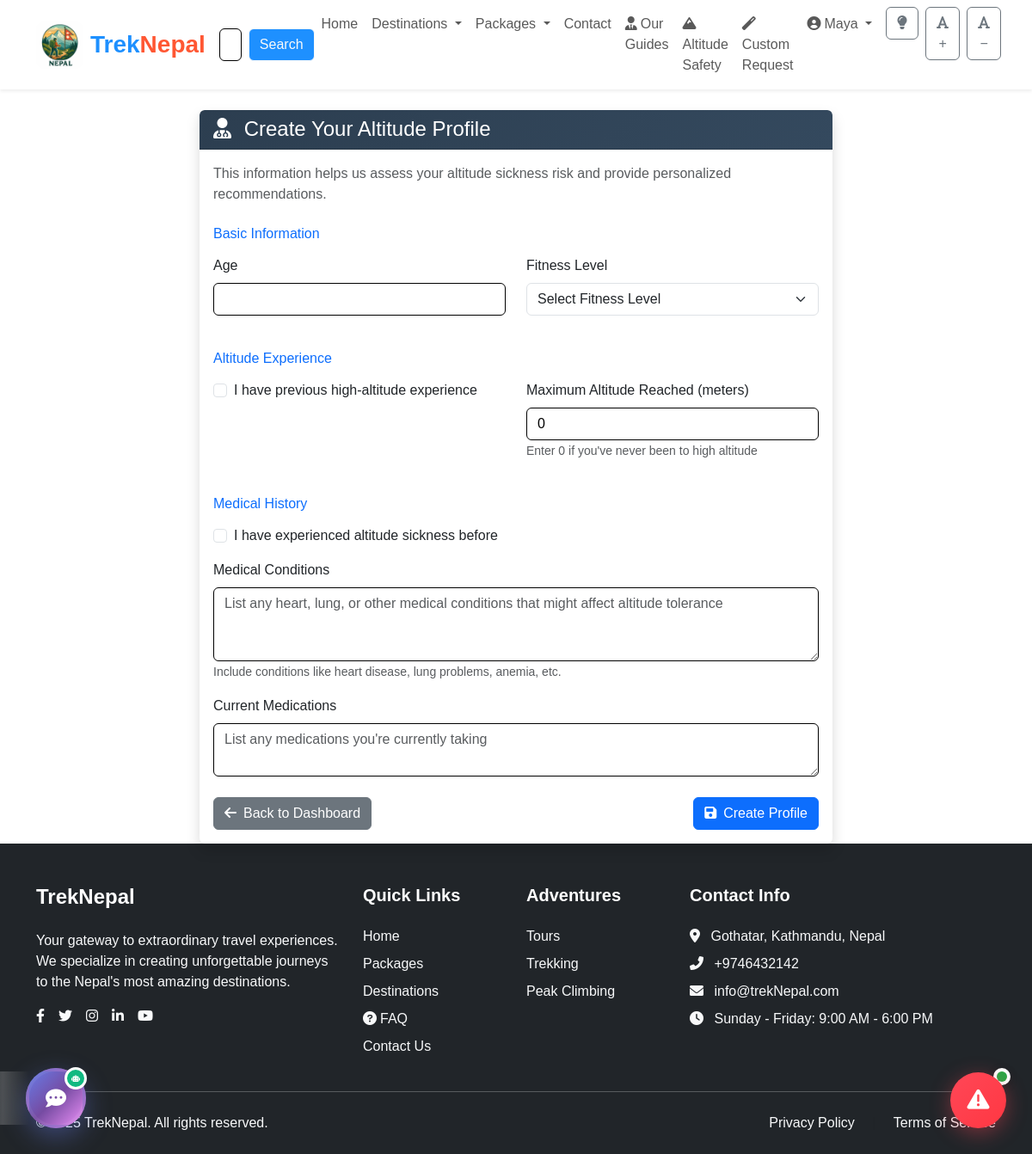
Before: /altitude/profile/create/ (signed in) with the older database file.
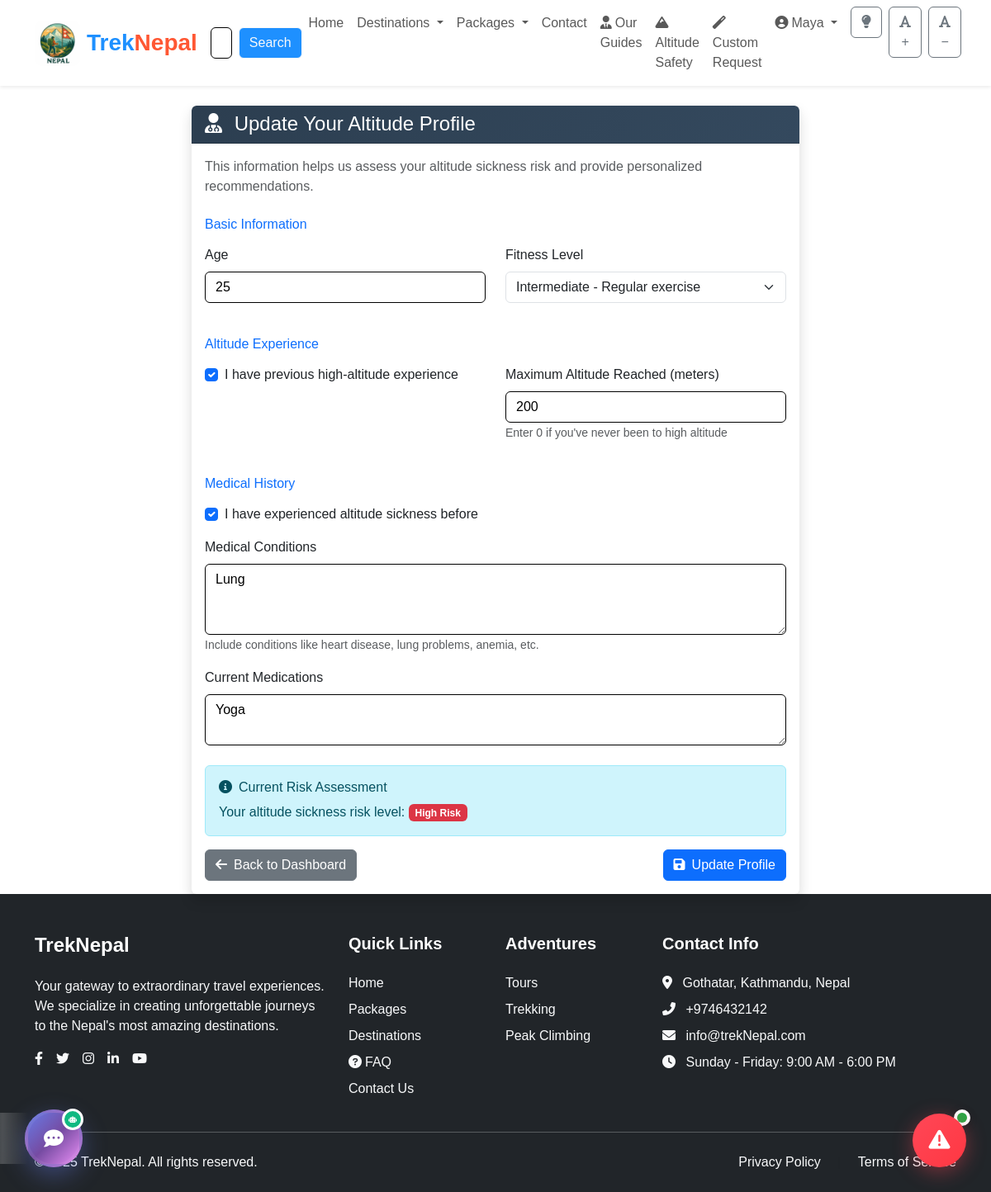
After: the same page with the newer database file.
### app/models.py (models this page shows, shortened)
class AltitudeProfile(models.Model):
    user = models.OneToOneField(User, on_delete=models.CASCADE)
    age = models.IntegerField()
    fitness_level = models.CharField(max_length=20, choices=[
        ('beginner', 'Beginner'),
        ('intermediate', 'Intermediate'),
        ('advanced', 'Advanced'),
        ('expert', 'Expert')
    ], default='intermediate')
    previous_altitude_experience = models.BooleanField(default=False)
    max_altitude_reached = models.IntegerField(default=0, help_text="Maximum altitude reached in meters")
    has_altitude_sickness_history = models.BooleanField(default=False)
    medical_conditions = models.TextField(blank=True, help_text="Heart, lung, or other relevant conditions")
    medications = models.TextField(blank=True)
    created_at = models.DateTimeField(auto_now_add=True)
    updated_at = models.DateTimeField(auto_now=True)
    def get_risk_level(self):
        risk_score = 0
        if self.age > 50:
            risk_score += 2
        elif self.age > 40:
            risk_score += 1
        if not self.previous_altitude_experience:
            risk_score += 2
        elif self.max_altitude_reached < 3000:
            risk_score += 1
        if self.has_altitude_sickness_history:
            risk_score += 3
        if self.fitness_level == 'beginner':
            risk_score += 2
        elif self.fitness_level == 'intermediate':
            risk_score += 1
        if risk_score >= 5:
            return 'high'
        elif risk_score >= 3:
            return 'medium'
        else:
            return 'low'

### app/altitude_views.py (the view, shortened to what this page needs)
# urls.py: path('profile/create/', altitude_views.create_altitude_profile, name='create_altitude_profile'),
@login_required
def create_altitude_profile(request):
    try:
        profile = AltitudeProfile.objects.get(user=request.user)
    except AltitudeProfile.DoesNotExist:
        profile = None
    context = {
        'profile': profile
    }
    return render(request, 'altitude/create_profile.html', context)

### app/context_processors.py (called while the page is built)
def countries_context(request):
    return {
        'countries': Country.objects.all()
    }

def unread_messages_context(request):
    if request.user.is_authenticated:
        if hasattr(request.user, 'guide'):
            unread_count = GuideMessage.objects.filter(
                booking__guide=request.user.guide,
                is_read=False
            ).exclude(sender=request.user).count()
        else:
            unread_count = GuideMessage.objects.filter(
                booking__user=request.user,
                is_read=False
            ).exclude(sender=request.user).count()
        return {'unread_message_count': unread_count}
    return {'unread_message_count': 0}

### app/models.py (called while the page is built)
    def get_absolute_url(self):
        return reverse('explore_country_detail', args=[str(self.id)])

### app/templates/altitude/create_profile.html (shortened to what the changed rows need)
{% extends 'base.html' %}
{% load static %}
{% block content %}
<div class="container mt-4">
    <div class="row justify-content-center">
        <div class="col-md-8">
            <div class="card shadow">
                <div class="card-header" style="background: linear-gradient(135deg, #2c3e50, #34495e); color: white;">
                    <h4 class="mb-0">
                        <i class="fas fa-user-md me-2"></i>
                        {% if profile %}Update{% else %}Create{% endif %} Your Altitude Profile
                    </h4>
                </div>
                <div class="card-body">
                    <form method="post">
                        <div class="row">
                            <div class="col-md-6 mb-3">
                                <label class="form-label">Age</label>
                                <input type="number" class="form-control" name="age"
                                       value="{{ profile.age|default:'' }}" required min="10" max="100">
                            </div>
                            <div class="col-md-6 mb-3">
                                <label class="form-label">Fitness Level</label>
                                <select class="form-select" name="fitness_level" required>
                                    <option value="">Select Fitness Level</option>
                                    <option value="intermediate" {% if profile.fitness_level == 'intermediate' %}selected{% endif %}>
                                        Intermediate - Regular exercise
                                    </option>
                                </select>
                            </div>
                        </div>
                        <div class="row">
                            <div class="col-md-6 mb-3">
                                <div class="form-check">
                                    <input class="form-check-input" type="checkbox" name="previous_altitude_experience"
                                           {% if profile.previous_altitude_experience %}checked{% endif %}>
                                    <label class="form-check-label">
                                        I have previous high-altitude experience
                                    </label>
                                </div>
                            </div>
                            <div class="col-md-6 mb-3">
                                <label class="form-label">Maximum Altitude Reached (meters)</label>
                                <input type="number" class="form-control" name="max_altitude_reached"
                                       value="{{ profile.max_altitude_reached|default:0 }}" min="0" max="9000">
                                <small class="text-muted">Enter 0 if you've never been to high altitude</small>
                            </div>
                        </div>
                        <div class="mb-3">
                            <div class="form-check">
                                <input class="form-check-input" type="checkbox" name="has_altitude_sickness_history"
                                       {% if profile.has_altitude_sickness_history %}checked{% endif %}>
                                <label class="form-check-label">
                                    I have experienced altitude sickness before
                                </label>
                            </div>
                        </div>
                        <div class="mb-3">
                            <label class="form-label">Medical Conditions</label>
                            <textarea class="form-control" name="medical_conditions" rows="3"
                                      placeholder="List any heart, lung, or other medical conditions that might affect altitude tolerance">{{ profile.medical_conditions|default:'' }}</textarea>
                            <small class="text-muted">Include conditions like heart disease, lung problems, anemia, etc.</small>
                        </div>
                        <div class="mb-4">
                            <label class="form-label">Current Medications</label>
                            <textarea class="form-control" name="medications" rows="2"
                                      placeholder="List any medications you're currently taking">{{ profile.medications|default:'' }}</textarea>
                        </div>
                        {% if profile %}
                        <div class="alert alert-info">
                            <h6><i class="fas fa-info-circle me-2"></i>Current Risk Assessment</h6>
                            <p class="mb-0">
                                Your altitude sickness risk level:
                                <span class="badge bg-{% if profile.get_risk_level == 'low' %}success{% elif profile.get_risk_level == 'medium' %}warning{% else %}danger{% endif %}">
                                    {{ profile.get_risk_level|title }} Risk
                                </span>
                            </p>
                        </div>
                        {% endif %}
                        <div class="d-flex justify-content-between">
                            <a href="{% url 'altitude_dashboard' %}" class="btn btn-secondary">
                                <i class="fas fa-arrow-left me-2"></i>Back to Dashboard
                            </a>
                            <button type="submit" class="btn btn-primary">
                                <i class="fas fa-save me-2"></i>{% if profile %}Update{% else %}Create{% endif %} Profile
                            </button>
                        </div>
                    </form>
                </div>
            </div>
        </div>
    </div>
</div>
{% endblock %}

Changed rows visible on the page:
added AltitudeProfile: age "25", fitness_level "Intermediate - Regular exercise", previous_altitude_experience "☑", max_altitude_reached "200", has_altitude_sickness_history "☑", medical_conditions "Lung", medications "Yoga", get_risk_level "High"
Other visible differences:
form field fitness_level: "Select Fitness Level" → (not shown)
form field previous_altitude_experience: "☐" → (not shown)
form field max_altitude_reached: "0" → (not shown)
form field has_altitude_sickness_history: "☐" → (not shown)
text no longer shown: "Create Create"
text now shown: "Update Current Risk Assessment Your altitude sickness risk level: Risk Update"
